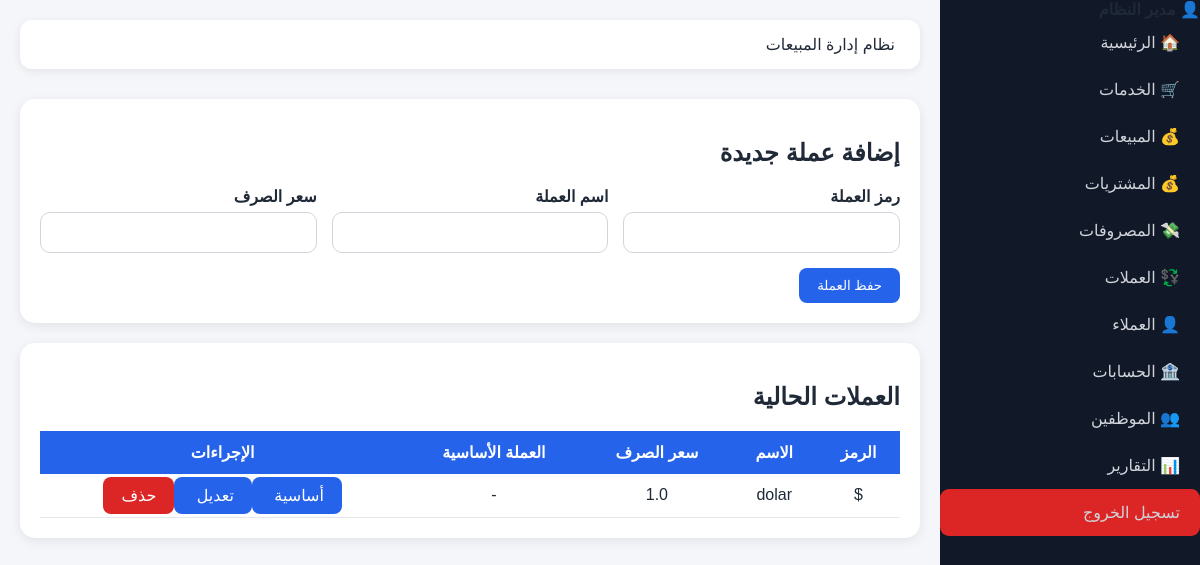
The page /currencies (signed in) on the database its author committed.
### tables this page shows
CREATE TABLE currencies (
    id INTEGER PRIMARY KEY AUTOINCREMENT,
    code TEXT UNIQUE,
    name TEXT,
    rate REAL,
    is_base INTEGER DEFAULT 0
);

### app.py (the view, shortened to what this page needs)
@app.route('/currencies', methods=['GET', 'POST'])
def currencies():
    conn = sqlite3.connect('database.db')
    conn.row_factory = sqlite3.Row
    cursor = conn.cursor()
    currencies = cursor.execute(
        "SELECT * FROM currencies ORDER BY name"
    ).fetchall()
    conn.close()
    return render_template("currencies.html", currencies=currencies)

### templates/currencies.html (shortened to what this page needs)
{% extends 'base.html' %}
{% block content %}
<div class="sales-form"><h2>إضافة عملة جديدة</h2>
<form method="POST">
    <div class="form-row">
        <div class="form-group">
            <label>رمز العملة</label>
            <input type="text" name="code" required>
        </div>
        <div class="form-group">
            <label>اسم العملة</label>
            <input type="text" name="name" required>
        </div>
        <div class="form-group">
            <label>سعر الصرف</label>
            <input type="number" step="0.01" name="rate" required>
        </div>
    </div>
    <button class="btn-save" type="submit">
        حفظ العملة
    </button>
</form>
</div><div class="table-card"><h2>العملات الحالية</h2>
<table>
    <tr>
        <th>الرمز</th>
        <th>الاسم</th>
        <th>سعر الصرف</th>
        <th>العملة الأساسية</th>
        <th>الإجراءات</th>
    </tr>
    {% for c in currencies %}
    <tr>
        <td>{{ c['code'] }}</td>
        <td>{{ c['name'] }}</td>
        <td>{{ c['rate'] }}</td>
        <td>
            {% if c['is_base'] == 1 %}
                ⭐ أساسية
            {% else %}
                -
            {% endif %}
        </td>
        <td>
            <a class="btn-save"
               href="/currencies/base/{{ c['id'] }}">
               أساسية
            </a>
            <a class="btn-save"
               href="/currencies/edit/{{ c['id'] }}">
               تعديل
            </a>
            <a class="btn-delete"
               href="/currencies/delete/{{ c['id'] }}"
               onclick="return confirm('هل تريد حذف هذه العملة؟')">
               حذف
            </a>
        </td>
    </tr>
    {% endfor %}
</table>
</div>{% endblock %}

### static/css/style.css (style rules this page uses)
body { margin:0; background:#f4f6f9; font-family:Tahoma, Arial, sans-serif; color:#1f2937; }
.card, .table-card, .sales-form, .employee-form { background:white; padding:20px; border-radius:15px; box-shadow:0 3px 12px rgba(0,0,0,.08); margin-bottom:20px; }
.form-row { display:flex; gap:15px; flex-wrap:wrap; margin-bottom:15px; }
.form-group { flex:1; min-width:220px; }
.form-group label { display:block; margin-bottom:6px; font-weight:bold; }
input, select, textarea, .form-control { width:100%; padding:12px; border:1px solid #d1d5db; border-radius:10px; box-sizing:border-box; background:white; }
.btn-save { background:#2563eb; color:white; border:none; padding:10px 18px; border-radius:8px; cursor:pointer; text-decoration:none; }
.btn-delete { background:#dc2626; color:white; text-decoration:none; padding:10px 18px; border-radius:8px; }
table { width:100%; border-collapse:collapse; background:white; overflow:hidden; }
table th { background:#2563eb; color:white; padding:12px; }
table td { padding:12px; border-bottom:1px solid #e5e7eb; text-align:center; }

### rows shown on the page
currencies: code "$", name "dolar", rate "1.0"
